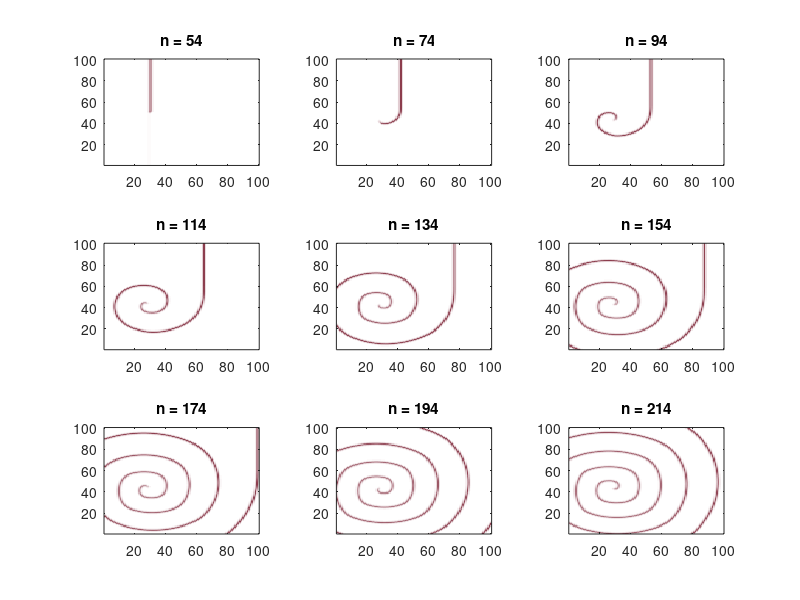

MATLAB code to generate this figure:
% Fig. 2.24: Spiral wave after a brief block (book, Section 2.5, Eq. 2.35)
% as Fig. 2.23, but in steps 50 to 52 the coupling d is zero in the region [28, 30] x [1, 50]: the wave breaks and rotates
% (c) 2026 Philipp Kügler · Program for the book "Dynamical Systems in the Life Sciences" · MIT License (see LICENSE)
blockade = true; schritte = 301;
a = 0.89; b = 0.6; c = 0.28; k = 0.02; d = 0.4;
f1 = @(y1, y2) y1.^2 .* exp(y2 - y1) + k;
y1r = 0.2; y2r = c / (1 - a);
for j = 1:180                                        % resting state of a single cell
    y1neu = f1(y1r, y2r); y2r = a * y2r - b * y1r + c; y1r = y1neu;
end

Z = 100;
Y1 = y1r * ones(Z); Y2 = y2r * ones(Z);
Y1(1, :) = 0.3;                                      % left edge (i = 1) starts excited
vor = [2:Z Z]; zur = [1 1:Z-1];                      % neighbor indices, at the boundary the cell itself (no flux)
Y = zeros(Z, Z, schritte + 1); Y(:, :, 1) = Y1;      % Y(:, :, n+1) = state y1 after n steps
for n = 1:schritte
    D = d * ones(Z);
    if blockade && n >= 50 && n <= 52
        D(28:30, 1:50) = 0;                          % block in the region [28, 30] x [1, 50]
    end
    F = f1(Y1, Y2);
    Y1neu = (1 - D) .* F + D / 4 .* (F(vor, :) + F(zur, :) + F(:, vor) + F(:, zur));
    Y2 = a * Y2 - b * Y1 + c;
    Y1 = Y1neu;
    Y(:, :, n + 1) = Y1;
end
weissrot = [linspace(1, 0.43, 64)' linspace(1, 0.04, 64)' linspace(1, 0.12, 64)'];

zeiten = 54:20:214;
for p = 1:9
    n = zeiten(p);
    subplot(3, 3, p);
    imagesc([1 100], [1 100], Y(:, :, n + 1)', [0 4]); axis xy; colormap(weissrot); title(sprintf('n = %d', n));
end
erregt = [nnz(Y(:, :, 101) > 1) nnz(Y(:, :, 201) > 1) nnz(Y(:, :, 301) > 1)];
fprintf('number of excited cells at n = 100, 200, 300: [%d, %d, %d]  -> the excitation does not stop\n', erregt);
